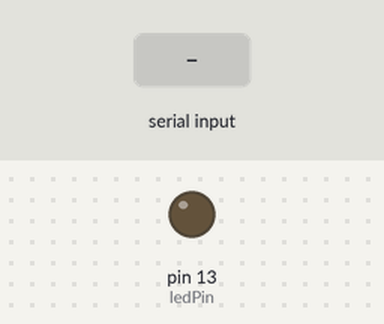
Simulated run of this sketch. Board: Arduino Uno, built with avr-gcc and run on an emulated ATmega328P. Shown: output pins drawn as LEDs (lit = HIGH). The test bench sets the inputs (shaded band).

Above: at 1.2 s.
1.3 s: "a" received over Serial
At 1.6 s:
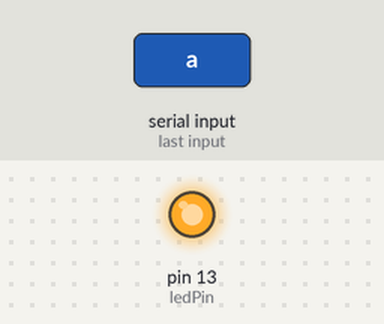
Timing chart, 0 to 4.3 s (numbered marks = the images above; inputs shaded):
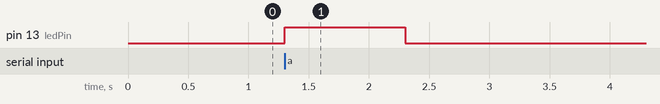

Measured:
- after the input at 1.3 s, pin 13 (ledPin): LOW → HIGH at once, → LOW 1.0 s later

The sketch:

test.ino
```cpp
int ledPin = 13;
char receivedChar;

void setup() {
  pinMode(ledPin, OUTPUT);
  Serial.begin(9600);
}

void loop() {
  if (Serial.available()) {
    receivedChar = Serial.read();
    if (receivedChar == 'a') {
      digitalWrite(ledPin, HIGH);
      delay(1000);
      digitalWrite(ledPin, LOW);
      delay(1000);
    }
  }
}
```
